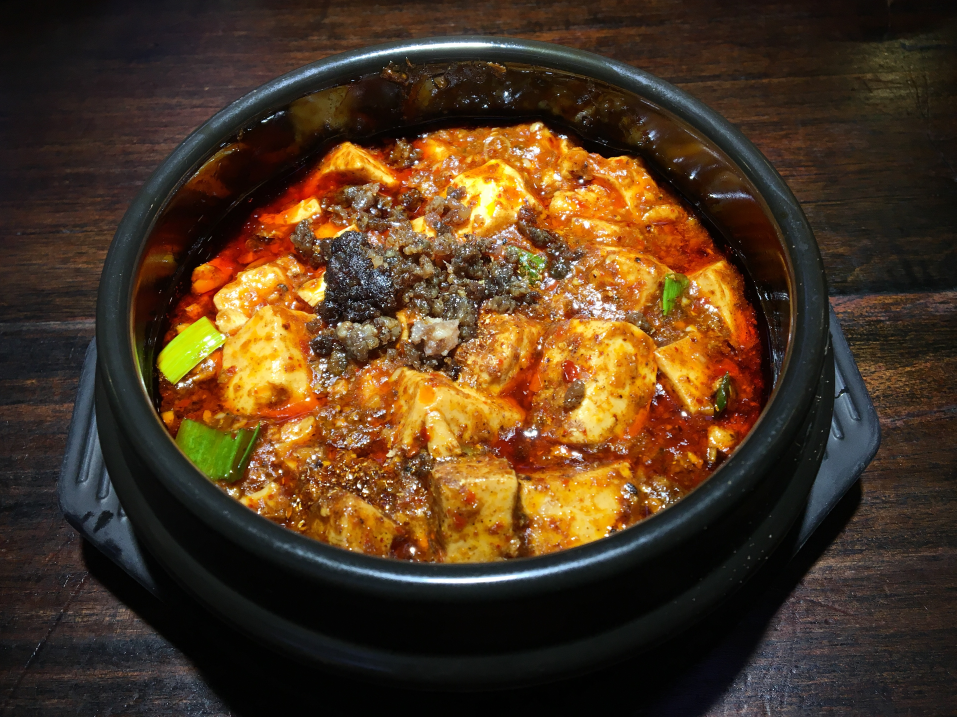
#> input picture assets/fysen-dish-originals/mapo-tofu-source.jpg, 3825 x 2868 px (shown at 1/4 size)
$ python -i promote-reviewed-mapo-tofu.py   (imports and definitions only)
#> lines starting #> are read from the running program, lines starting #| are printed output that depends on the picture; after the words box and inside, x2 and y2 are one past the last pixel; in counts of white or black regions, pixels touching at a corner belong together
#> further down, picture is the input picture: PIL image 3825x2868 RGB; mean R, G, B 78.4, 55.7, 32.7
"""Build the reviewed Mapo tofu picture from the exact Commons original."""
import json
import re
from hashlib import sha256
from io import BytesIO
from pathlib import Path

from PIL import Image, ImageDraw, ImageFilter, ImageOps

DISH = "mapo-tofu"
SOURCE = "https://commons.wikimedia.org/wiki/File:Chen_Mapo_Tofu.jpg"
SOURCE_SHA = "988dbc1f8a9daf2f27304fcb401249e461f4badc8affb484f2722e80baea1f52"
LICENSE = "https://creativecommons.org/licenses/by-sa/4.0/"
CREDIT = "ZhengZhou / Wikimedia Commons · CC BY-SA 4.0"
DIMENSIONS = (3825, 2868)
CONTOUR = """
M 479,40
C 656,28 798,119 850,241 C 864,274 868,297 870,326
C 880,347 902,399 914,444 C 923,471 914,491 899,508
C 878,527 850,541 824,564 C 789,623 730,675 654,701
C 591,724 519,735 454,728 C 315,724 209,683 147,615
C 121,589 100,574 79,547 C 60,533 59,517 65,492
L 92,370 C 96,352 100,340 101,329 C 100,252 138,184 196,132
C 273,66 371,45 479,40
"""


def black_background(source):
    """Rasterize the hand-traced bowl and holder at source resolution."""
    tokens = iter(re.findall(r"[MCL]|\d+", CONTOUR))

    def point():
        return int(next(tokens)), int(next(tokens))

    assert next(tokens) == "M"
    current = point()
    points = [current]
    for command in tokens:
        if command == "L":
            current = point()
            points.append(current)
        else:
            assert command == "C"
            first, second, end = point(), point(), point()
            for step in range(1, 81):
                t = step / 80
                s = 1 - t
                points.append(tuple(
                    s**3 * p + 3*s*s*t * a + 3*s*t*t * b + t**3 * c
                    for p, a, b, c in zip(current, first, second, end)
                ))
            current = end

    mask = Image.new("L", source.size)
#> mask: PIL image 3825x2868 L; every value is 0
    ImageDraw.Draw(mask).polygon([
        (round(x * source.width / 1000), round(y * source.height / 750))
        for x, y in points
    ], fill=255)
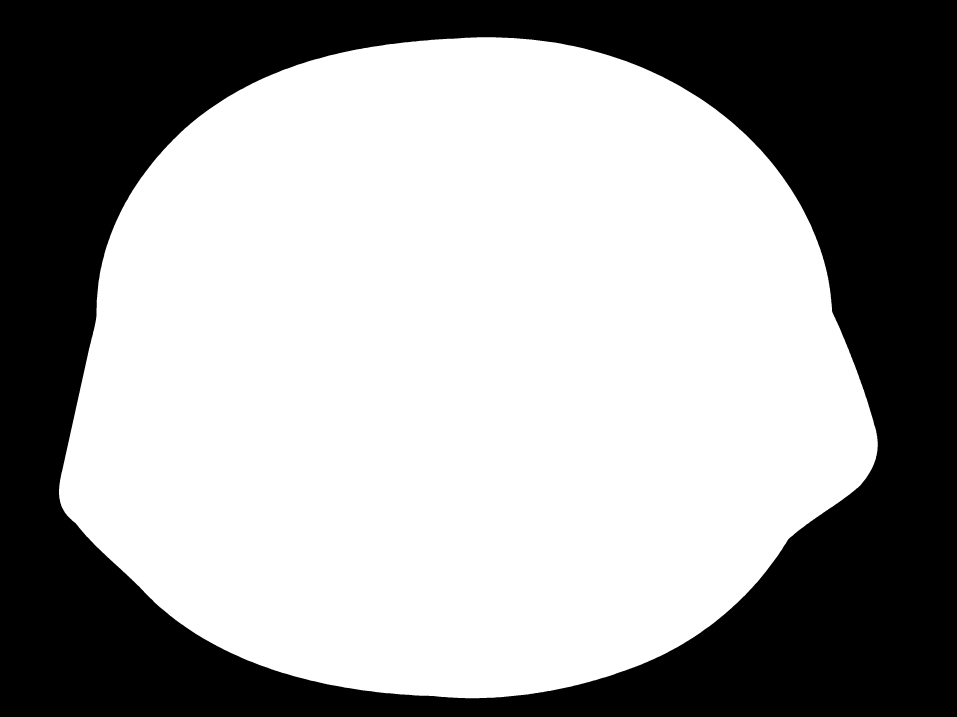
#> mask: PIL image 3825x2868 L (shown at 1/4 size); 60.7% white; 1 black region, box (x1, y1, x2, y2) and area: (0, 0, 3825, 2868) 4306528
    photo = Image.new("RGB", source.size)
#> photo: PIL image 3825x2868 RGB; every value is 0
    photo.paste(source, mask=mask.filter(ImageFilter.GaussianBlur(1.4)))
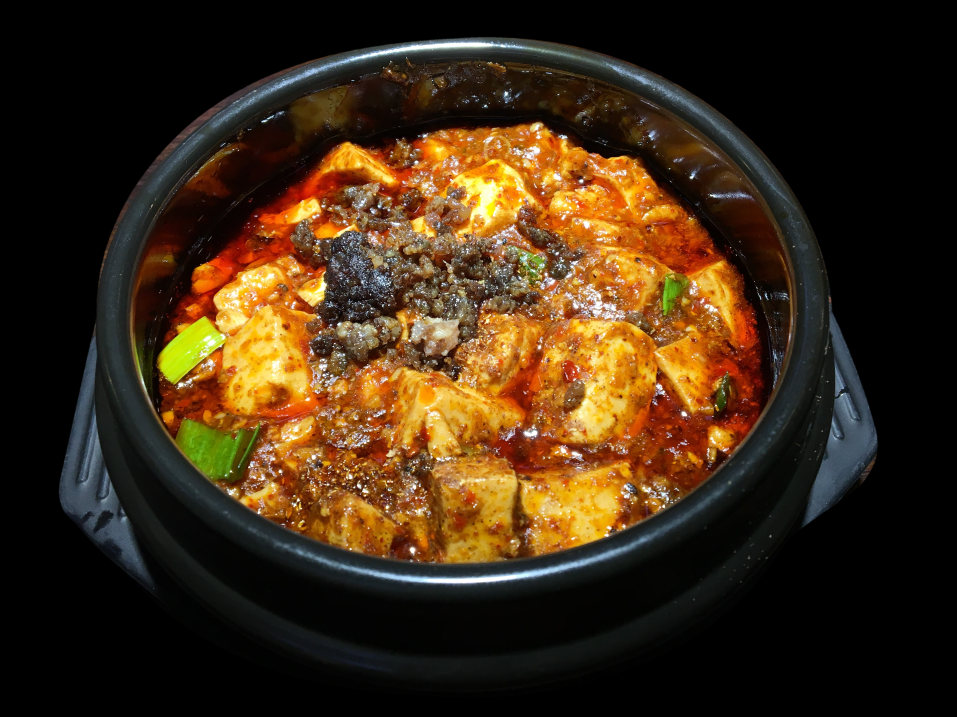
#> photo: PIL image 3825x2868 RGB (shown at 1/4 size); mean R, G, B 61.8, 42.4, 21
    return photo


def digest(path):
    return sha256(path.read_bytes()).hexdigest()


# [72 lines left out: function main, not called in this run]


# [2 lines not run here, left out]

>>> from PIL import Image
>>> picture = Image.open('../assets/fysen-dish-originals/mapo-tofu-source.jpg')
>>> result = black_background(picture)

$ run again, on assets/fysen-image-candidates/biryani/licensed-native-20261128/source.jpg
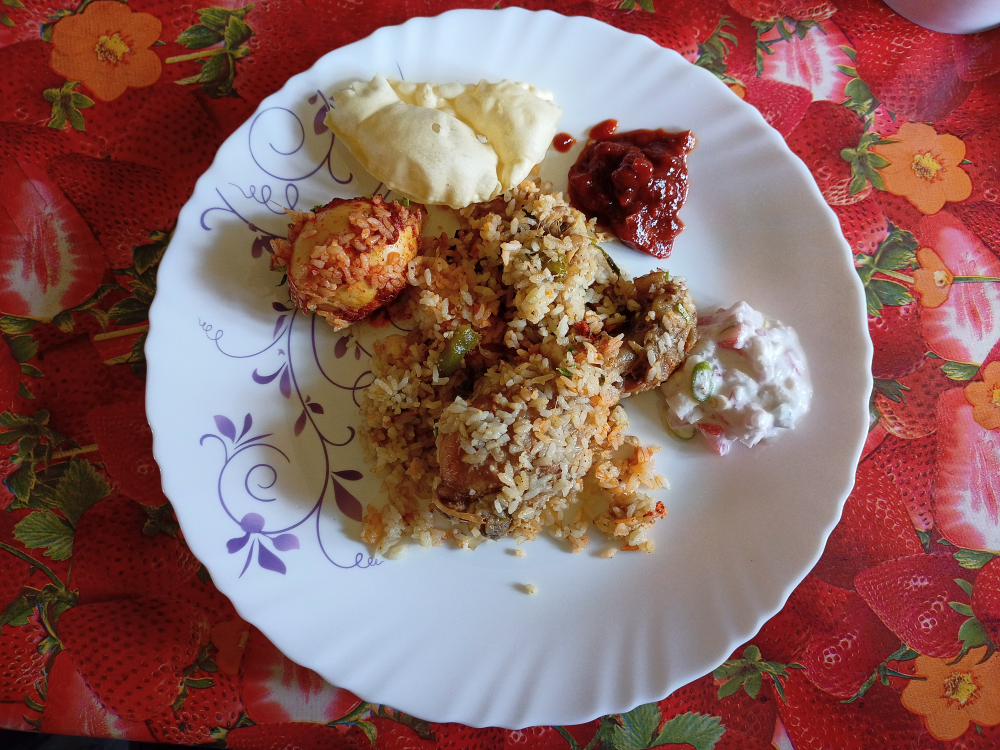
#> input picture assets/fysen-image-candidates/biryani/licensed-native-20261128/source.jpg, 4000 x 3000 px (shown at 1/4 size)
#> picture is the input picture: PIL image 4000x3000 RGB; mean R, G, B 138.7, 99.2, 94.6
#> in black_background, `ImageDraw.Draw(mask).polygon([ (round(x * source.width / 1000), round(..`:
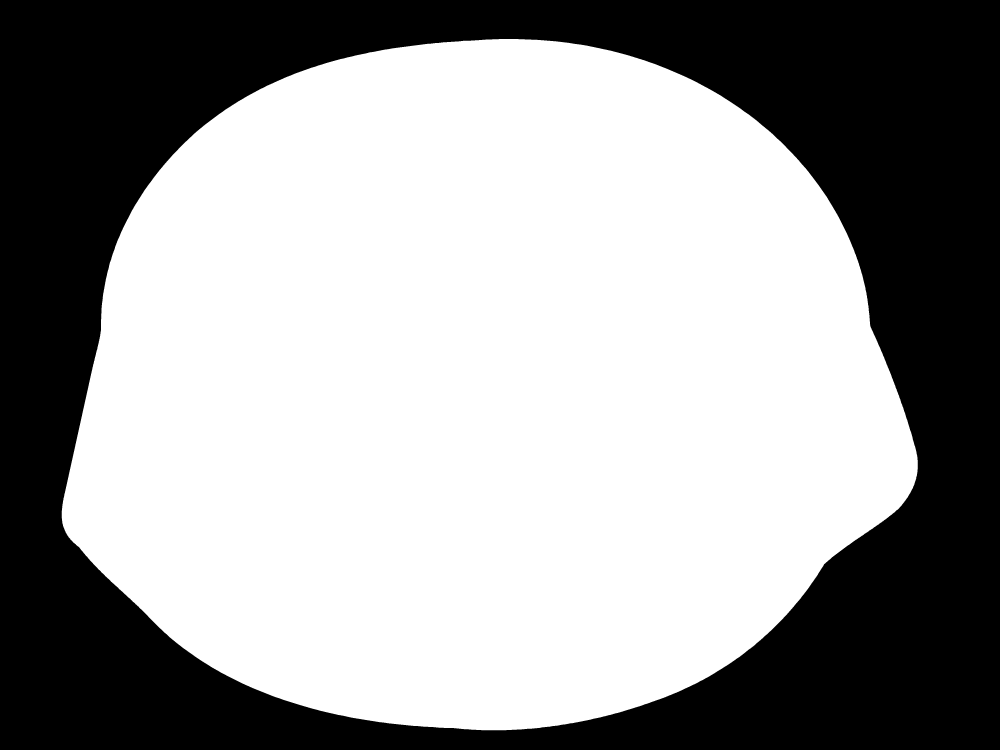
#> mask: PIL image 4000x3000 L (shown at 1/4 size); 60.7% white; 1 black region, box (x1, y1, x2, y2) and area: (0, 0, 4000, 3000) 4710990
#> in black_background, `photo.paste(source, mask=mask.filter(ImageFilter.GaussianBlur(1.4)))`:
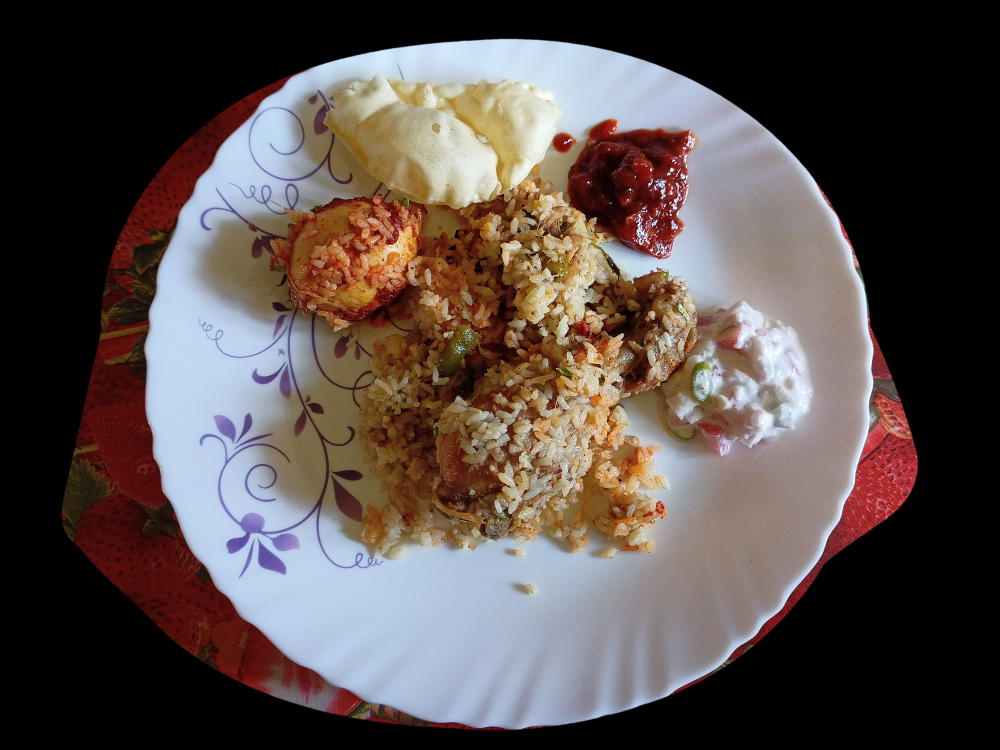
#> photo: PIL image 4000x3000 RGB (shown at 1/4 size); mean R, G, B 88, 77.2, 74.1

$ run again, on assets/fysen-image-candidates/braised-pork-bao/andy-li-cc0/black-clean-grabcut-detail-1400.jpg
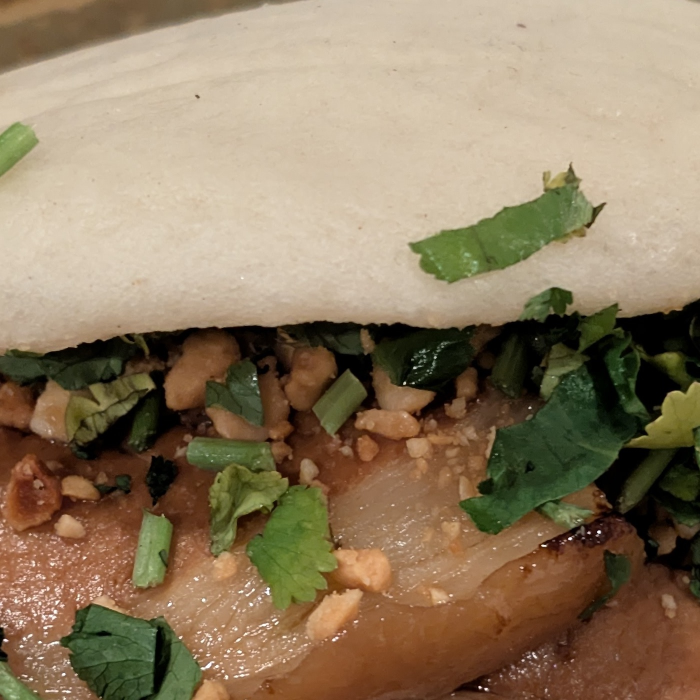
#> input picture assets/fysen-image-candidates/braised-pork-bao/andy-li-cc0/black-clean-grabcut-detail-1400.jpg, 1400 x 1400 px (shown at 1/2 size)
#> picture is the input picture: PIL image 1400x1400 RGB; mean R, G, B 143.5, 124.2, 97.2
#> in black_background, `ImageDraw.Draw(mask).polygon([ (round(x * source.width / 1000), round(..`:
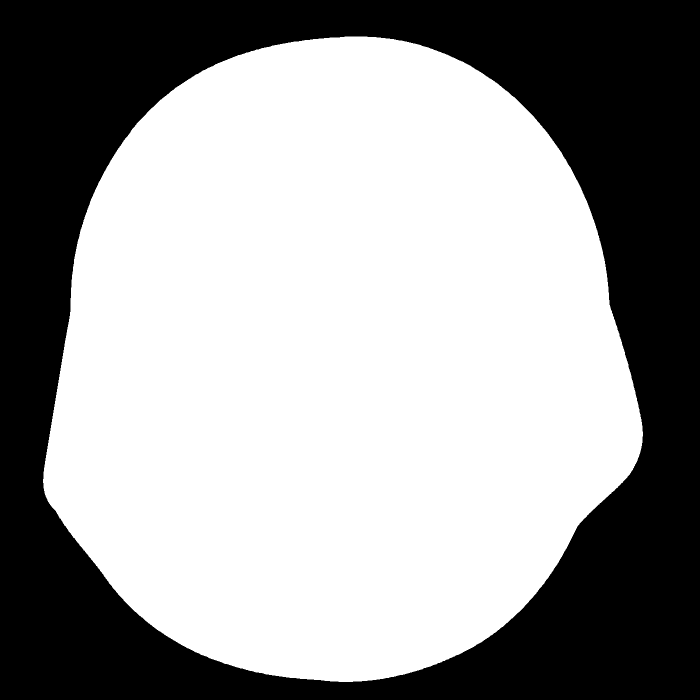
#> mask: PIL image 1400x1400 L (shown at 1/2 size); 60.8% white; 1 black region, box (x1, y1, x2, y2) and area: (0, 0, 1400, 1400) 768567
#> in black_background, `photo.paste(source, mask=mask.filter(ImageFilter.GaussianBlur(1.4)))`:
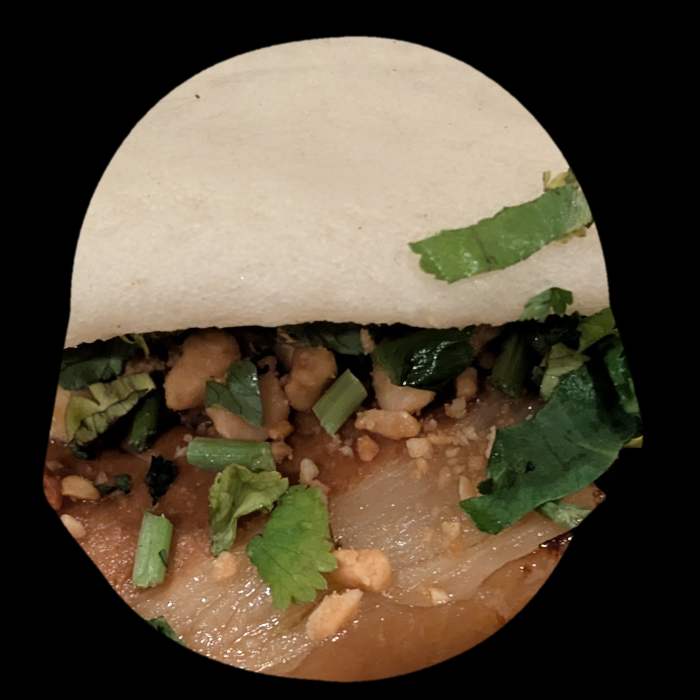
#> photo: PIL image 1400x1400 RGB (shown at 1/2 size); mean R, G, B 85, 73.9, 56.5
